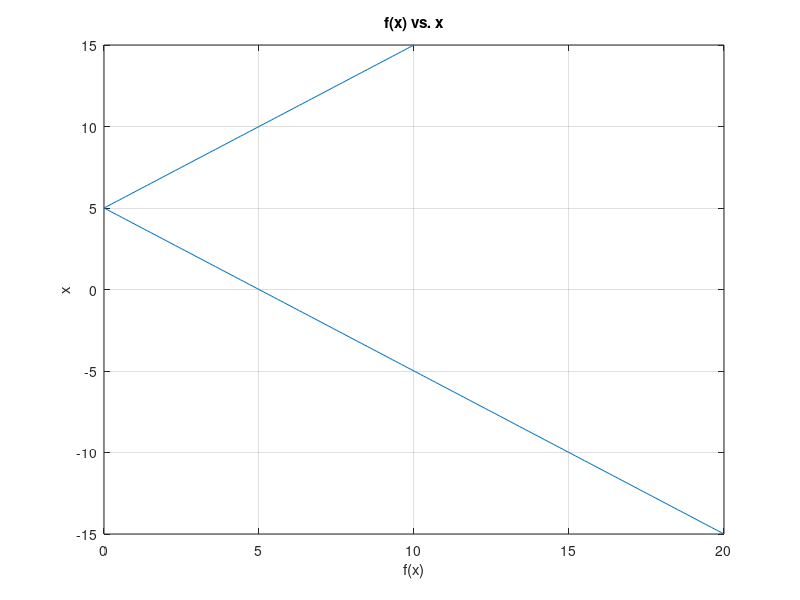

Write MATLAB code to recreate this figure.
%{
Class : ENGR15100: Software Tools for Engineers
Instructor : Xiaoli Yang
Author : [Daniel Olsson]
Assignment : Lab []
File Name : DanielOlssonLab6Problem2.m
(eg: Xiaoli_Yang_LAB1_Problem1.m)
Date : [10]/[16]/[2021]
%}
% clear workspace
clear
% clear screen
clc
% display your name
disp('Daniel Olsson');
disp('Starting L6 P2');
% Start your source code here

% assigned questions

% 1)
x = [-15:0.1:15]

% 2)
if(x > -10 | x < 0)
    f = abs(x - 5)
elseif(x == 0)
    f = -4
elseif(x > 0 | x < 10)
    f = (x^2) - 2
else
    f = 30
end

% 3)
plot(f,x)

title('f(x) vs. x')
ylabel('x')
xlabel('f(x)')
grid on


% End your code
disp('Completed');